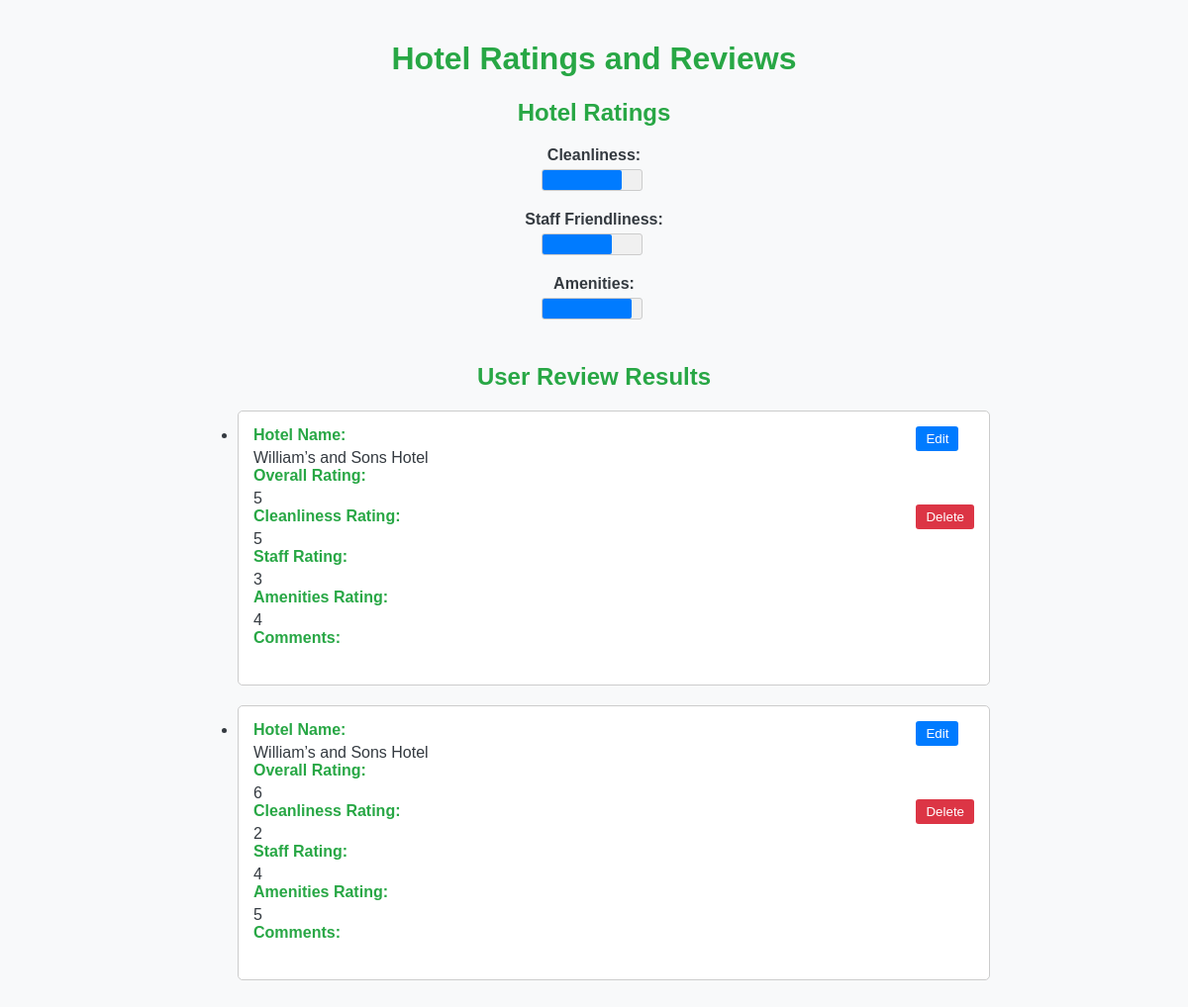
The page /review_results/ (signed in) on the database its author committed.
### review/models.py (models this page shows, shortened)
class Review(models.Model):
    hotel = models.ForeignKey(Hotel, on_delete=models.CASCADE, related_name='reviews')
    user = models.ForeignKey(User, on_delete=models.CASCADE)
    overall_rating = models.IntegerField(default=0)
    cleanliness_rating = models.IntegerField(default=0)
    staff_rating = models.IntegerField(default=0)
    amenities_rating = models.IntegerField(default=0)
    text = models.TextField()
    created_at = models.DateTimeField(auto_now_add=True)
    approved_by_manager = models.BooleanField(default=False)  # Indicates whether the review has been approved by a manager
    class Meta:
        ordering = ['-created_at']  # Order reviews by creation date, newest first

class Hotel(models.Model):
    name = models.CharField(max_length=100)
    address = models.CharField(max_length=10, blank=True)
    description = models.TextField(blank=True)

### review/views.py (the view)
# urls.py: path('review_results/', user_review_results, name='review_results'),
def user_review_results(request):
    user_reviews = Review.objects.filter(user=request.user)
    return render(request, 'reviews/review_results.html', {'user_reviews': user_reviews})

### templates/reviews/review_results.html (shortened to what this page needs)
<!DOCTYPE html>
<html lang="en">
<head>
</head>
<body>
    <div class="container">
        <h1>Hotel Ratings and Reviews</h1>
        <div class="rating-container">
            <h2>Hotel Ratings</h2>
            <div class="rating-item">
                <p class="rating-label">Cleanliness:</p>
                <div class="rating-box">
                    <div class="rating-box-filled" style="width: 80%;"></div>
                </div>
            </div>
            <div class="rating-item">
                <p class="rating-label">Staff Friendliness:</p>
                <div class="rating-box">
                    <div class="rating-box-filled" style="width: 70%;"></div>
                </div>
            </div>
            <div class="rating-item">
                <p class="rating-label">Amenities:</p>
                <div class="rating-box">
                    <div class="rating-box-filled" style="width: 90%;"></div>
                </div>
            </div>
        </div>
        <div class="review-container">
            <h2>User Review Results</h2>
            <ul>
                {% for review in user_reviews %}
                    <li class="review-item">
                        <strong>Hotel Name:</strong> {{ review.hotel.name }}<br>
                        <strong>Overall Rating:</strong> {{ review.overall_rating }}<br>
                        <strong>Cleanliness Rating:</strong> {{ review.cleanliness_rating }}<br>
                        <strong>Staff Rating:</strong> {{ review.staff_rating }}<br>
                        <strong>Amenities Rating:</strong> {{ review.amenities_rating }}<br>
                        <strong>Comments:</strong> {{ review.comments }}<br>
                        <div class="edit-delete-buttons">
                            <form method="post" action="{% url 'edit_review' review.id %}">
                                <button type="submit" class="edit-button">Edit</button><br><br><br><br>
                            </form>
                            <form method="post" action="{% url 'delete_review' review.id %}">
                                <button type="submit" class="delete-button">Delete</button>
                            </form>
                        </div>
                    </li>
                {% endfor %}
            </ul>
        </div>
    </div>
</body>
</html>

### templates/reviews/review_results.html (style rules this page uses)
body { font-family: Arial, sans-serif; background-color: #f8f9fa; margin: 0; padding: 0; color: #343a40; }
.container { max-width: 800px; margin: 0 auto; padding: 20px; }
h1, h2 { color: #28a745; text-align: center; }
.rating-container { margin-bottom: 20px; text-align: center; }
.rating-item { margin-bottom: 15px; }
.rating-label { font-weight: bold; margin-bottom: 5px; }
.rating-box { width: 100px; height: 20px; background-color: #f0f0f0; border: 1px solid #ccc; border-radius: 3px; display: inline-block; margin-right: 5px; }
.rating-box-filled { height: 100%; background-color: #007bff; border-radius: 2px; }
.review-container { margin-top: 40px; }
.review-item { margin-bottom: 20px; padding: 15px; border: 1px solid #ccc; border-radius: 5px; background-color: #fff; position: relative; }
.review-item strong { display: block; margin-bottom: 5px; color: #28a745; }
.edit-delete-buttons { position: absolute; top: 15px; right: 15px; }
.edit-delete-buttons button { padding: 5px 10px; border: none; border-radius: 3px; cursor: pointer; transition: background-color 0.3s; }
.edit-button { background-color: #007bff; color: #fff; margin-right: 10px; }
.delete-button { background-color: #dc3545; color: #fff; }

### rows shown on the page
Review: hotel.name "William’s and Sons Hotel", overall_rating "5", cleanliness_rating "5", staff_rating "3", amenities_rating "4"
Review: hotel.name "William’s and Sons Hotel", overall_rating "6", cleanliness_rating "2", staff_rating "4", amenities_rating "5"
